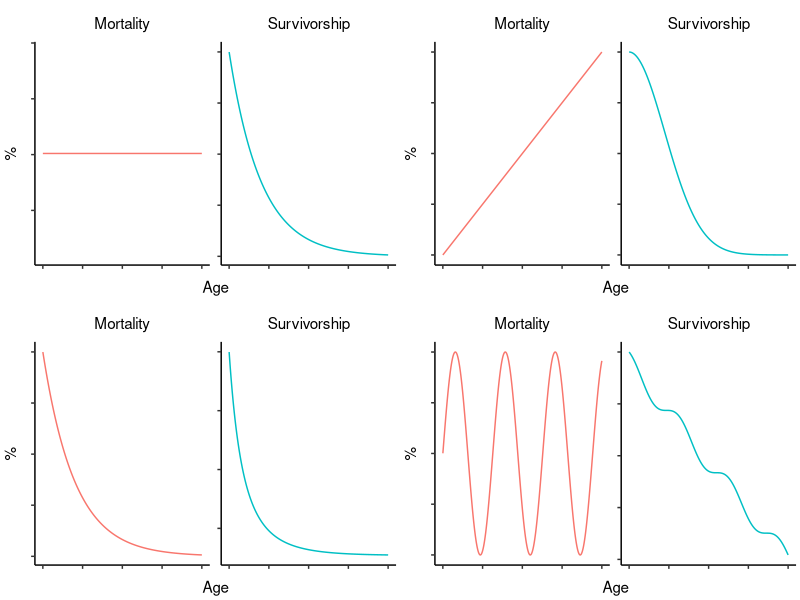
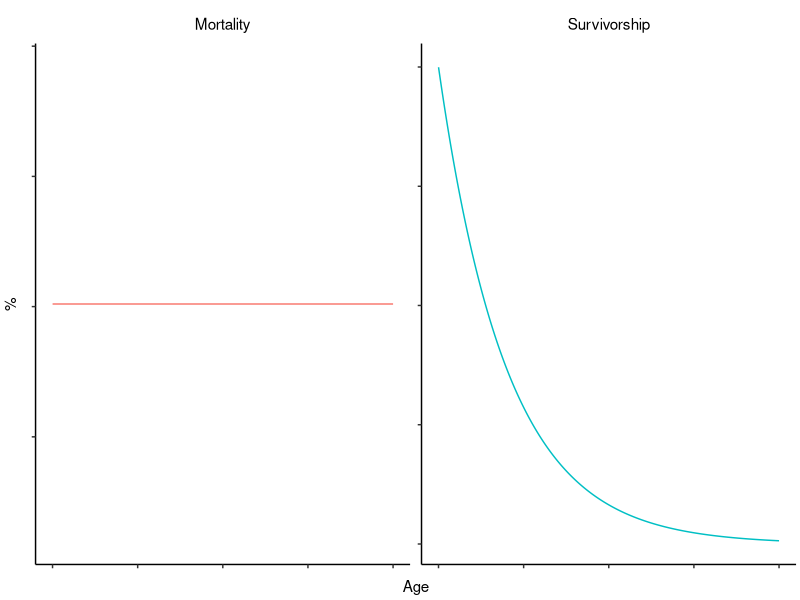
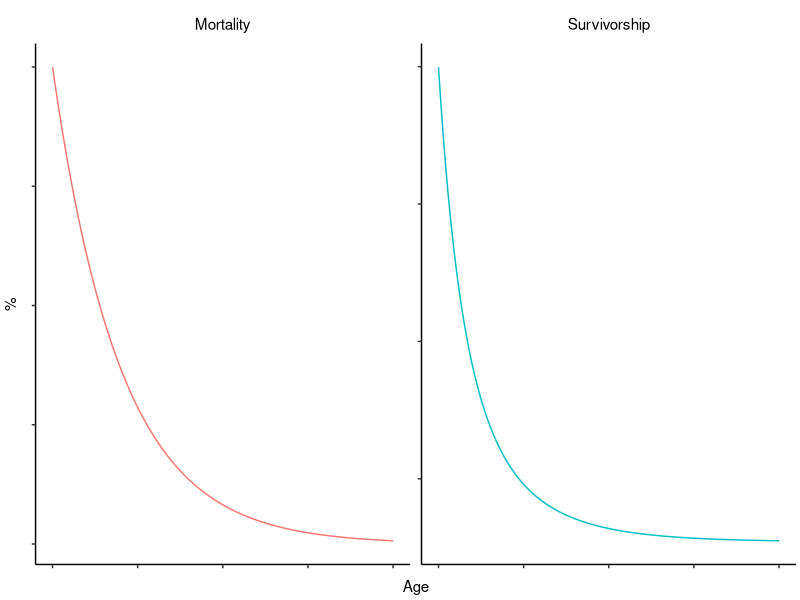
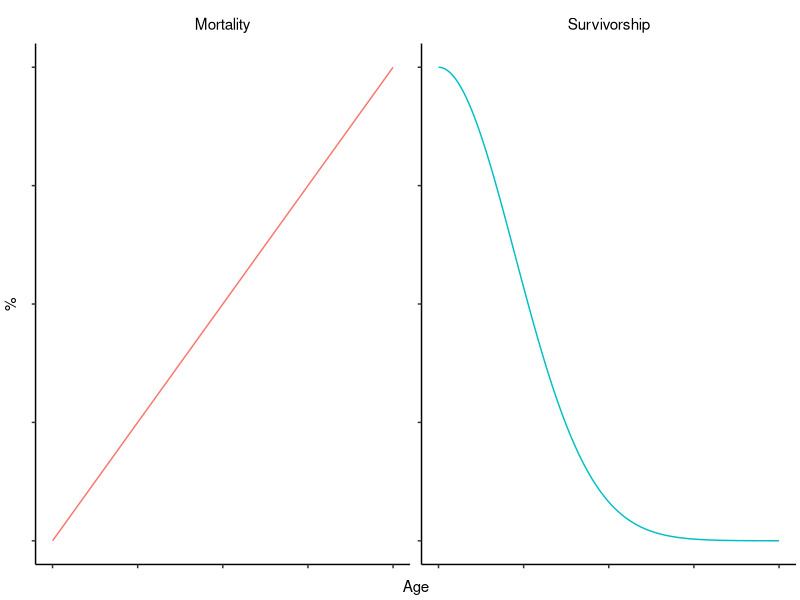
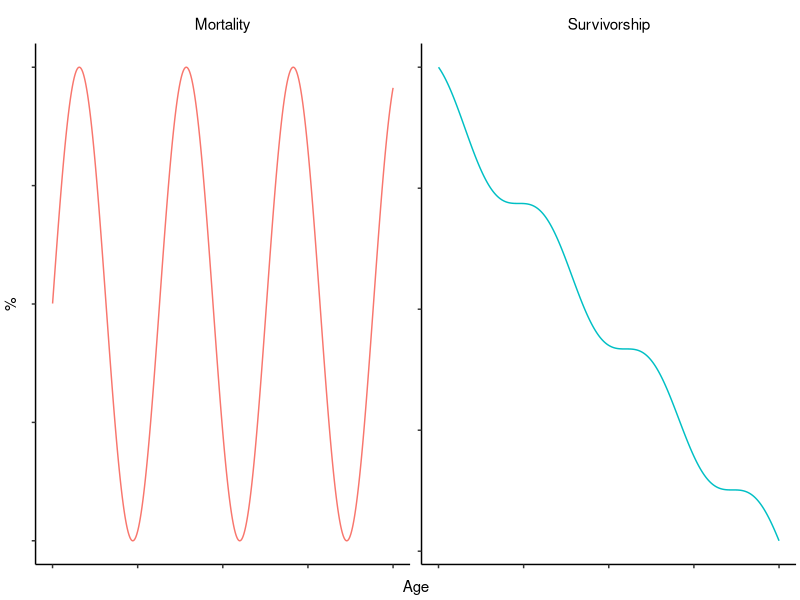

Source code (R) for these figures, in order: (Note: this script raises an error after producing the figures.)
# Packages
library(tidyverse)
library(reshape2)
library(cowplot)
library(rlang)
library(gridGraphics)
library(gridExtra)

# Configure font settings
font <- "sans" # Main figure font
titlefont <- font # Font for axis titles etc. (if different)
fontsize_base <- 11 # Basic figure font size
fontscale_title <- 1 # Default axis-title scale relative to regular font
fontscale_main <- 1 # Default plot-title scale

# Define base theme
theme_base <-   theme(
  legend.position = "bottom",
  axis.text = element_text(size = fontsize_base, family = font, 
                           colour = "black"),
  axis.title.y = element_text(size = fontsize_base * fontscale_title,
                              family = titlefont, colour = "black",
                              margin = margin(r=3,unit="mm")),
  axis.title.x = element_text(size = fontsize_base * fontscale_title,
                              family = titlefont, colour = "black",
                              margin = margin(t=3,unit="mm")),
  legend.text = element_text(size = fontsize_base, 
                             family = font, colour = "black"),
  legend.title = element_text(size = fontsize_base,
                              family = font, colour = "black",
                              face = "bold", vjust=0.5, 
                              margin=margin(r=3, unit="mm")),
  plot.title = element_text(size = fontsize_base * fontscale_main,
                            family = titlefont, colour="black",
                            hjust = 0.5, vjust = 0.5,
                            margin = margin(b=5, unit="mm")),
  plot.margin = margin(t=0.1, l=0.1, r=0.1, b = 0.1, unit="cm"),
  strip.background = element_blank(),
  strip.text.x = element_text(size = fontsize_base * fontscale_title,
                              family = titlefont, colour = "black",
                              margin = margin(t = 3, b = 3, unit="mm")),
  strip.text.y = element_text(size = fontsize_base * fontscale_title,
                              family = titlefont, colour = "black",
                              margin = margin(l=3, r=3, unit="mm")),
  legend.justification = "center"
)

# Basic parameters
max_age_plot <- 10000
elf_mort <- 0.1 * 0.01
elf_fecd <- 1 * 0.01

#==============================================================================
# MORTALITY VS SURVIVORSHIP
#==============================================================================

make_ms_tab <- function(mort_func, max_age = max_age_plot){
  tibble(Age = 1:max_age,
         Mortality = mort_func(Age),
         Survivorship = cumprod(1-Mortality)) %>%
    melt(id.vars = "Age") %>% as_tibble
}

make_ms_plot <- function(ms_tab){
  ggplot(ms_tab) + geom_line(aes(x=Age,y=value,colour=variable)) +
    facet_wrap(~variable, scales = "free_y") + 
    scale_y_continuous(name="%", labels = function(y) round(y*100)) +
    theme_classic() + theme_base +
    theme(axis.text = element_blank(), legend.position = "none")
}

# A: Constant mortality
ms_constant <- make_ms_tab(function (a) elf_mort/2)
g_constant <- make_ms_plot(ms_constant)

# B: Linear mortality
ms_linear <- make_ms_tab(function(a) elf_mort*a/5000)
g_linear <- make_ms_plot(ms_linear)

# C: exponential mortality
ms_exponential <- make_ms_tab(function(a) elf_mort*exp(-0.0005*a))
g_exponential <- make_ms_plot(ms_exponential)

# D: sinusoidal mortality
ms_sinusoidal <- make_ms_tab(function(a) (sin(a/500)+1) * elf_mort / 100)
g_sinusoidal <- make_ms_plot(ms_sinusoidal)

# Put it together
g_all <- plot_grid(g_constant, g_linear, g_exponential, g_sinusoidal,
               nrow = 2, labels = NULL)

save_plot(filename = "content/images/mortality-survivorship.png", 
       plot = g_all,
       base_width = 15, base_height = 9, units = "cm", dpi = 320,
       limitsize = FALSE)


#==============================================================================
# FECUNDITY VS REPRODUCTIVE OUTPUT
#==============================================================================

make_fr_tab <- function(mort_func, fec_func, max_age = max_age_plot){
  tibble(Age = 1:max_age,
         Mortality = mort_func(Age),
         Survivorship = cumprod(1-Mortality),
         Fecundity = fec_func(Age),
         `Repr. Output` = Fecundity * Survivorship) %>%
    melt(id.vars = "Age") %>% as_tibble
}

make_fr_plot <- function(fr_tab, max_age = max_age_plot){
  ggplot(fr_tab) + geom_line(aes(x=Age,y=value,colour=variable)) +
    facet_wrap(~variable, scales = "free") + 
    scale_y_continuous(name="%", labels = function(y) round(y*100)) +
    scale_x_continuous(limits = range(fr_tab$Age)) +
    theme_classic() + theme_base +
    theme(axis.text = element_blank(), legend.position = "none",
          plot.margin = margin(l=0.5,r=0.5,unit="cm"))
}

# A: Constant mortality and fecundity
fr_constant <- make_fr_tab(function (a) elf_mort/2,
                           function (a) elf_fecd)
g_fr_constant <- make_fr_plot(fr_constant)

# B: Linear mortality
fr_linear <- make_fr_tab(function(a) elf_mort*a/5000,
                         function(a) (max_age_plot-a)*elf_mort/5000)
g_fr_linear <- make_fr_plot(fr_linear)

# Put it together
g_fr_all <- plot_grid(g_fr_constant, g_fr_linear,
                   nrow = 1, labels = NULL)

save_plot(filename = "content/images/fecundity-output.png", 
          plot = g_fr_all,
          # base_width = 16, base_height = 9, units = "cm", dpi = 320,
          limitsize = FALSE)


#==============================================================================
# ELVES
#==============================================================================

# Dataframe
fr_elves <- tibble(Age = 1:max_age_plot,
                  Mortality = rep(elf_mort, max_age_plot),
                  Survivorship = exp(-elf_mort * Age),
                  Fecundity = rep(elf_fecd, max_age_plot),
                  `Repr. Output` = Fecundity * Survivorship) %>%
  mutate(`% Survivorship` = Survivorship * 100,
         `Cumulative\nFecundity` = cumsum(Fecundity),
         `Cumulative\nRepr. Output` = cumsum(`Repr. Output`)) %>%
  melt(id.vars = "Age") %>% as_tibble %>%
  filter(! variable %in% c("Mortality", "Fecundity", "Repr. Output",
                           "Survivorship"))

g_elves <- ggplot(fr_elves) + geom_line(aes(x=Age,y=value,colour=variable)) +
  facet_wrap(~variable, scales = "free", nrow=1) + 
  scale_x_continuous(limits = range(fr_elves$Age), name="Age (x1000)",
                     labels = function(x) x/1000, breaks = seq(0,10000,2000)) +
  theme_classic() + theme_base + 
  theme(legend.position = "none", 
        plot.margin = margin(l=0.5,r=0.5,b=0.5,unit="cm"),
        axis.title.y = element_blank())

save_plot(filename = "content/images/fecundity-elves.png",
          plot = g_elves, base_width = 13, base_height = 6, units="cm",
          # base_width = 16, base_height = 9, units = "cm", dpi = 320,
          limitsize = FALSE)

#==============================================================================
# ELF MUTATIONS
#==============================================================================

g_elves_cutoff <- fr_elves %>% 
  filter(variable %in% c("% Survivorship", "Cumulative\nRepr. Output")) %>%
  ggplot() + geom_line(aes(x=Age,y=value,colour=variable)) +
  geom_vline(xintercept=10^seq(2,4), colour="purple", linetype="dotted") +
  facet_wrap(~variable, scales = "free", nrow=1) + 
  scale_x_continuous(limits = range(fr_elves$Age), name="Age (x1000)",
                     labels = function(x) x/1000, breaks = seq(0,10000,2000)) +
  theme_classic() + theme_base + 
  theme(legend.position = "none", 
        plot.margin = margin(l=0.5,r=0.5,b=0.5,unit="cm"),
        axis.title.y = element_blank())

save_plot(filename = "content/images/elf-mutations.png",
          plot = g_elves_cutoff, base_width = 13, base_height = 6, units="cm",
          # base_width = 16, base_height = 9, units = "cm", dpi = 320,
          limitsize = FALSE)
  
